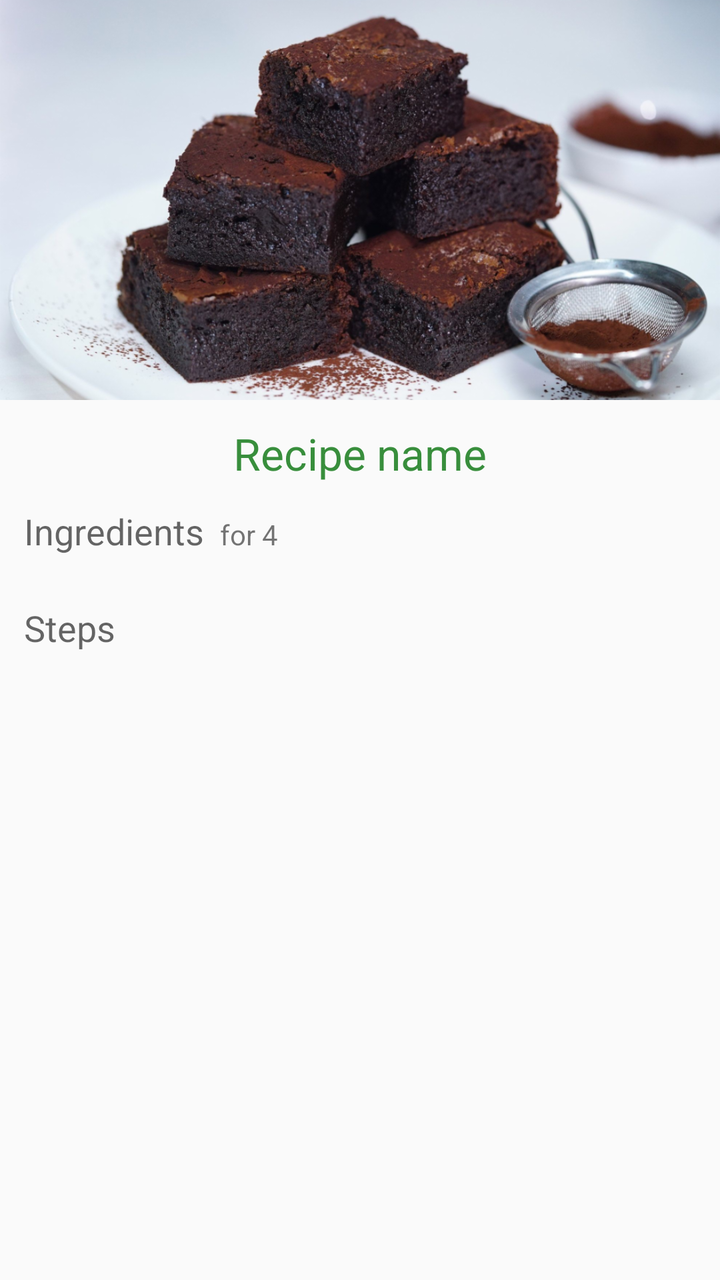
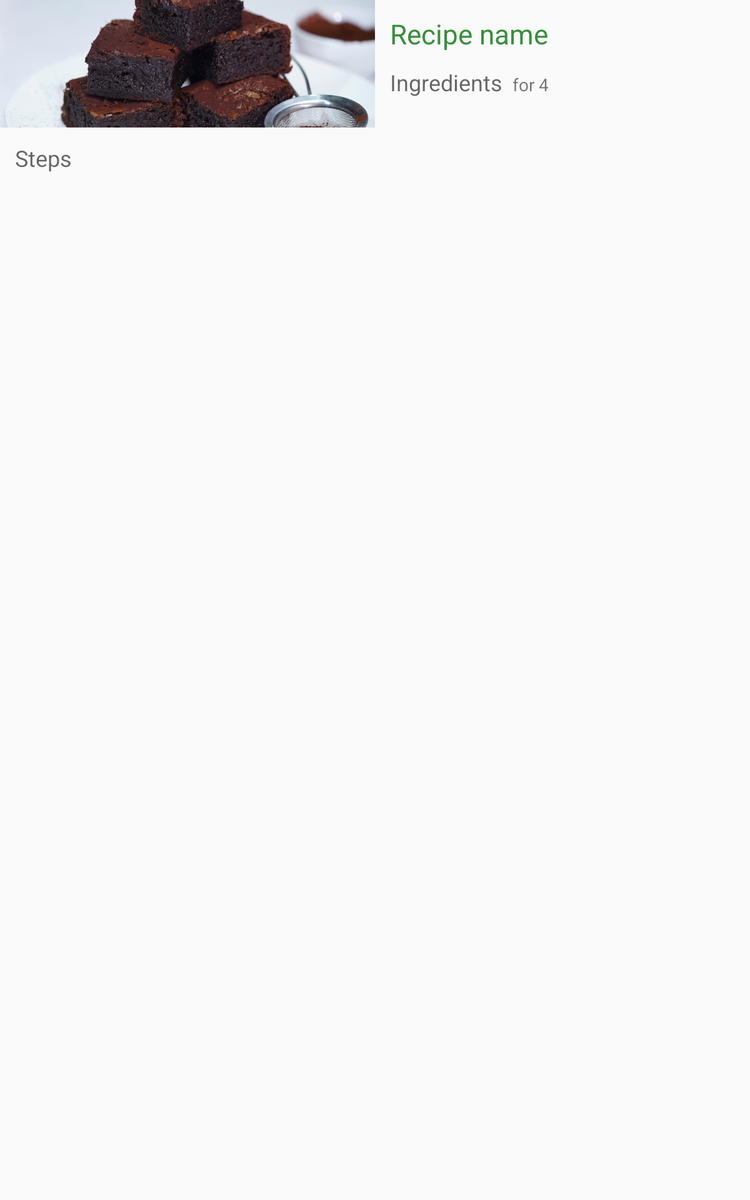

The same Android screen from two of the app's own layout files: first res/layout/ as a phone draws it, then the repository's variant for another configuration, drawn on a device whose configuration selects that folder. Both files follow.
<!-- AndroidManifest.xml: application theme AppTheme -->
<!-- res/layout/fragment_recipe_detail.xml -->
<?xml version="1.0" encoding="utf-8"?>
<ScrollView xmlns:android="http://schemas.android.com/apk/res/android"
    xmlns:tools="http://schemas.android.com/tools"
    android:layout_width="match_parent"
    android:layout_height="match_parent">

    <RelativeLayout
        android:descendantFocusability="blocksDescendants"
        android:layout_width="match_parent"
        android:layout_height="wrap_content">

        <ImageView
            android:id="@+id/recipe_detail_iv"
            android:layout_width="match_parent"
            android:layout_height="@dimen/recipe_detail_image_height"
            android:layout_centerHorizontal="true"
            android:scaleType="centerCrop"
            tools:src="@drawable/brownie" />

        <TextView
            android:id="@+id/recipe_detail_name_tv"
            style="@style/TitlePrimary"
            android:layout_below="@id/recipe_detail_iv"
            android:layout_marginTop="@dimen/default_vertical_spacing"
            tools:text="Recipe name" />

        <LinearLayout
            android:id="@+id/recipe_detail_ingredients_label_layout"
            android:layout_below="@id/recipe_detail_name_tv"
            android:orientation="horizontal"
            android:layout_width="match_parent"
            android:layout_height="wrap_content">
            <TextView
                android:id="@+id/recipe_detail_ingredients_label_tv"
                style="@style/SubtitlePrimary"
                android:paddingStart="@dimen/default_horizontal_spacing"
                android:text="@string/recipe_detail_ingredients_label" />

            <TextView
                android:id="@+id/recipe_detail_servings_tv"
                android:layout_width="wrap_content"
                android:layout_height="wrap_content"
                android:drawableEnd="@drawable/ic_person_outline"
                android:drawableTint="@color/colorAccent"
                android:paddingStart="@dimen/smaller_horizontal_spacing"
                tools:text="for 4" />
        </LinearLayout>

        <android.support.v7.widget.RecyclerView
            android:id="@+id/recipe_ingredients_rv"
            android:focusable="false"
            style="@style/DetailList"
            android:layout_below="@id/recipe_detail_ingredients_label_layout" />

        <TextView
            android:id="@+id/recipe_detail_steps_label_tv"
            style="@style/SubtitlePrimary"
            android:layout_below="@id/recipe_ingredients_rv"
            android:paddingStart="@dimen/default_horizontal_spacing"
            android:text="@string/recipe_detail_steps_label" />

        <android.support.v7.widget.RecyclerView
            android:focusable="false"
            android:id="@+id/recipe_steps_rv"
            style="@style/DetailList"
            android:layout_below="@id/recipe_detail_steps_label_tv" />

    </RelativeLayout>
</ScrollView>
<!-- resources referenced by this layout -->
<resources>
  <color name="colorAccent">#388E3C</color>
  <dimen name="default_horizontal_spacing">12dp</dimen>
  <dimen name="default_vertical_spacing">12dp</dimen>
  <dimen name="recipe_detail_image_height">200dp</dimen>
  <dimen name="smaller_horizontal_spacing">8dp</dimen>
  <!-- drawable brownie: png bitmap (drawable-mdpi, 989028 bytes) -->
  <string name="recipe_detail_ingredients_label">Ingredients</string>
  <string name="recipe_detail_steps_label">Steps</string>
  <style name="DetailList">
          
          <item name="android:layout_width">match_parent</item>
          <item name="android:layout_height">wrap_content</item>
          <item name="android:layout_marginBottom">@dimen/default_vertical_spacing</item>
          <item name="android:paddingStart">@dimen/default_horizontal_spacing</item>
          <item name="android:paddingEnd">@dimen/default_horizontal_spacing</item>
      </style>
  <style name="SubtitlePrimary" parent="TextAppearance.AppCompat.Medium">
          
          <item name="android:layout_width">wrap_content</item>
          <item name="android:layout_height">wrap_content</item>
          <item name="android:layout_marginBottom">@dimen/default_vertical_spacing</item>
      </style>
  <style name="TitlePrimary" parent="TextAppearance.AppCompat.Large">
          
          <item name="android:layout_width">wrap_content</item>
          <item name="android:layout_height">wrap_content</item>
          <item name="android:textColor">@color/colorAccent</item>
          <item name="android:layout_centerHorizontal">true</item>
          <item name="android:layout_marginBottom">@dimen/default_vertical_spacing</item>
      </style>
  <style name="AppTheme" parent="Theme.AppCompat.Light.DarkActionBar">
          
          <item name="colorPrimary">@color/colorPrimary</item>
          <item name="colorPrimaryDark">@color/colorPrimaryDark</item>
          <item name="colorAccent">@color/colorAccent</item>
      </style>
  <color name="colorPrimary">#EF5350</color>
  <color name="colorPrimaryDark">#E53935</color>
</resources>
<!-- res/layout-sw600dp/fragment_recipe_detail.xml (the repository's variant of the layout above) -->
<!-- drawn on a 7-inch tablet held upright -->
<?xml version="1.0" encoding="utf-8"?>
<ScrollView xmlns:android="http://schemas.android.com/apk/res/android"
    xmlns:tools="http://schemas.android.com/tools"
    android:layout_width="match_parent"
    android:layout_height="match_parent">

    <LinearLayout
        android:layout_width="match_parent"
        android:layout_height="wrap_content"
        android:orientation="vertical">

        <LinearLayout
            android:layout_width="match_parent"
            android:layout_height="match_parent"
            android:layout_marginBottom="@dimen/default_vertical_spacing">

            <ImageView
                android:id="@+id/recipe_detail_iv"
                android:layout_width="0dp"
                android:layout_height="match_parent"
                android:layout_weight="1"
                android:scaleType="centerCrop"
                tools:src="@drawable/brownie" />

            <LinearLayout
                android:layout_width="0dp"
                android:layout_height="wrap_content"
                android:layout_weight="1"
                android:orientation="vertical">

                <TextView
                    android:id="@+id/recipe_detail_name_tv"
                    style="@style/TitlePrimary"
                    android:layout_width="match_parent"
                    android:layout_height="wrap_content"
                    android:layout_marginStart="@dimen/default_horizontal_spacing"
                    android:layout_marginTop="@dimen/default_vertical_spacing"
                    tools:text="Recipe name" />

                <LinearLayout
                    android:id="@+id/recipe_detail_ingredients_label_layout"
                    android:layout_width="wrap_content"
                    android:layout_height="wrap_content"
                    android:orientation="horizontal">

                    <TextView
                        android:id="@+id/recipe_detail_ingredients_label_tv"
                        style="@style/SubtitlePrimary"
                        android:paddingStart="@dimen/default_horizontal_spacing"
                        android:text="@string/recipe_detail_ingredients_label" />

                    <TextView
                        android:id="@+id/recipe_detail_servings_tv"
                        android:layout_width="wrap_content"
                        android:layout_height="wrap_content"
                        android:drawableEnd="@drawable/ic_person_outline"
                        android:drawableTint="@color/colorAccent"
                        android:paddingStart="@dimen/smaller_horizontal_spacing"
                        tools:text="for 4" />
                </LinearLayout>

                <android.support.v7.widget.RecyclerView
                    android:id="@+id/recipe_ingredients_rv"
                    style="@style/DetailList" />
            </LinearLayout>
        </LinearLayout>

        <TextView
            android:id="@+id/recipe_detail_steps_label_tv"
            style="@style/SubtitlePrimary"
            android:paddingStart="@dimen/default_horizontal_spacing"
            android:text="@string/recipe_detail_steps_label" />

        <android.support.v7.widget.RecyclerView
            android:id="@+id/recipe_steps_rv"
            style="@style/DetailList" />

    </LinearLayout>
</ScrollView>
<!-- resources referenced by the variant -->
<!-- as a 7-inch tablet held upright resolves them -->
<resources>
  <color name="colorAccent">#388E3C</color>
  <dimen name="default_horizontal_spacing">12dp</dimen>
  <dimen name="default_vertical_spacing">12dp</dimen>
  <dimen name="smaller_horizontal_spacing">8dp</dimen>
  <!-- drawable brownie: png bitmap (drawable-mdpi, 989028 bytes) -->
  <string name="recipe_detail_ingredients_label">Ingredients</string>
  <string name="recipe_detail_steps_label">Steps</string>
  <style name="DetailList">
          
          <item name="android:layout_width">match_parent</item>
          <item name="android:layout_height">wrap_content</item>
          <item name="android:layout_marginBottom">@dimen/default_vertical_spacing</item>
          <item name="android:paddingStart">@dimen/default_horizontal_spacing</item>
          <item name="android:paddingEnd">@dimen/default_horizontal_spacing</item>
      </style>
  <style name="SubtitlePrimary" parent="TextAppearance.AppCompat.Medium">
          
          <item name="android:layout_width">wrap_content</item>
          <item name="android:layout_height">wrap_content</item>
          <item name="android:layout_marginBottom">@dimen/default_vertical_spacing</item>
      </style>
  <style name="TitlePrimary" parent="TextAppearance.AppCompat.Large">
          
          <item name="android:layout_width">wrap_content</item>
          <item name="android:layout_height">wrap_content</item>
          <item name="android:textColor">@color/colorAccent</item>
          <item name="android:layout_centerHorizontal">true</item>
          <item name="android:layout_marginBottom">@dimen/default_vertical_spacing</item>
      </style>
  <style name="AppTheme" parent="Theme.AppCompat.Light.DarkActionBar">
          
          <item name="colorPrimary">@color/colorPrimary</item>
          <item name="colorPrimaryDark">@color/colorPrimaryDark</item>
          <item name="colorAccent">@color/colorAccent</item>
      </style>
  <color name="colorPrimary">#EF5350</color>
  <color name="colorPrimaryDark">#E53935</color>
</resources>
